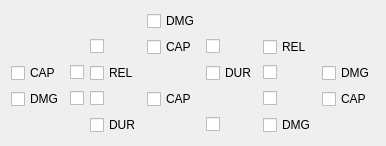
         <widget class="QWidget" name="ripperTab">
          <attribute name="title">
           <string>RIPPER</string>
          </attribute>
          <layout class="QGridLayout" name="gridLayout_4">
           <item row="2" column="6">
            <widget class="QCheckBox" name="dmg4RipperCheckBox">
             <property name="text">
              <string>DMG</string>
             </property>
            </widget>
           </item>
           <item row="3" column="2">
            <widget class="QCheckBox" name="blank4RipperCheckBox">
             <property name="text">
              <string/>
             </property>
            </widget>
           </item>
           <item row="3" column="0">
            <widget class="QCheckBox" name="dmg1RipperCheckBox">
             <property name="text">
              <string>DMG</string>
             </property>
            </widget>
           </item>
           <item row="1" column="4">
            <widget class="QCheckBox" name="blank5RipperCheckBox">
             <property name="text">
              <string/>
             </property>
            </widget>
           </item>
           <item row="3" column="1">
            <widget class="QCheckBox" name="blank2RipperCheckBox">
             <property name="text">
              <string/>
             </property>
            </widget>
           </item>
           <item row="3" column="3">
            <widget class="QCheckBox" name="cap3RipperCheckBox">
             <property name="text">
              <string>CAP</string>
             </property>
            </widget>
           </item>
           <item row="2" column="2">
            <widget class="QCheckBox" name="rel1RipperCheckBox">
             <property name="text">
              <string>REL</string>
             </property>
            </widget>
           </item>
           <item row="1" column="2">
            <widget class="QCheckBox" name="blank3RipperCheckBox">
             <property name="text">
              <string/>
             </property>
            </widget>
           </item>
           <item row="2" column="5">
            <widget class="QCheckBox" name="blank7RipperCheckBox">
             <property name="text">
              <string/>
             </property>
            </widget>
           </item>
           <item row="2" column="4">
            <widget class="QCheckBox" name="dur2RipperCheckBox">
             <property name="text">
              <string>DUR</string>
             </property>
            </widget>
           </item>
           <item row="2" column="1">
            <widget class="QCheckBox" name="blank1RipperCheckBox">
             <property name="text">
              <string/>
             </property>
            </widget>
           </item>
           <item row="2" column="0">
            <widget class="QCheckBox" name="cap1RipperCheckBox">
             <property name="text">
              <string>CAP</string>
             </property>
            </widget>
           </item>
           <item row="1" column="3">
            <widget class="QCheckBox" name="cap2RipperCheckBox">
             <property name="text">
              <string>CAP</string>
             </property>
            </widget>
           </item>
           <item row="0" column="3">
            <widget class="QCheckBox" name="dmg2RipperCheckBox">
             <property name="text">
              <string>DMG</string>
             </property>
            </widget>
           </item>
           <item row="1" column="5">
            <widget class="QCheckBox" name="rel2RipperCheckBox">
             <property name="text">
              <string>REL</string>
             </property>
            </widget>
           </item>
           <item row="4" column="2">
            <widget class="QCheckBox" name="dur1RipperCheckBox">
             <property name="text">
              <string>DUR</string>
             </property>
            </widget>
           </item>
           <item row="3" column="5">
            <widget class="QCheckBox" name="blank8RipperCheckBox">
             <property name="text">
              <string/>
             </property>
            </widget>
           </item>
           <item row="4" column="5">
            <widget class="QCheckBox" name="dmg3RipperCheckBox">
             <property name="text">
              <string>DMG</string>
             </property>
            </widget>
           </item>
           <item row="4" column="4">
            <widget class="QCheckBox" name="blank6RipperCheckBox">
             <property name="text">
              <string/>
             </property>
            </widget>
           </item>
           <item row="3" column="6">
            <widget class="QCheckBox" name="cap4RipperCheckBox">
             <property name="text">
              <string>CAP</string>
             </property>
            </widget>
           </item>
          </layout>
         </widget>
